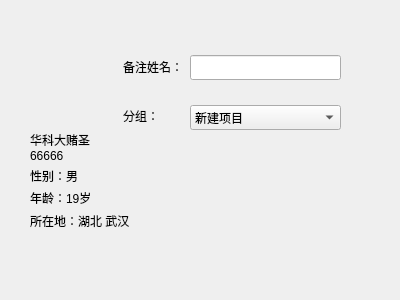
<?xml version="1.0" encoding="UTF-8"?>
<ui version="4.0">
 <class>DivideWindow</class>
 <widget class="QDialog" name="DivideWindow">
  <property name="geometry">
   <rect>
    <x>0</x>
    <y>0</y>
    <width>400</width>
    <height>300</height>
   </rect>
  </property>
  <property name="windowTitle">
   <string>Dialog</string>
  </property>
  <widget class="QPushButton" name="pushButton">
   <property name="geometry">
    <rect>
     <x>166</x>
     <y>270</y>
     <width>101</width>
     <height>23</height>
    </rect>
   </property>
   <property name="text">
    <string/>
   </property>
   <property name="icon">
    <iconset resource="resource.qrc">
     <normaloff>:/images/image/doneBtn.png</normaloff>:/images/image/doneBtn.png</iconset>
   </property>
   <property name="iconSize">
    <size>
     <width>120</width>
     <height>32</height>
    </size>
   </property>
   <property name="flat">
    <bool>true</bool>
   </property>
  </widget>
  <widget class="QPushButton" name="pushButton_2">
   <property name="geometry">
    <rect>
     <x>280</x>
     <y>270</y>
     <width>111</width>
     <height>23</height>
    </rect>
   </property>
   <property name="text">
    <string/>
   </property>
   <property name="icon">
    <iconset resource="resource.qrc">
     <normaloff>:/images/image/cancelBtn.png</normaloff>:/images/image/cancelBtn.png</iconset>
   </property>
   <property name="iconSize">
    <size>
     <width>120</width>
     <height>32</height>
    </size>
   </property>
   <property name="flat">
    <bool>true</bool>
   </property>
  </widget>
  <widget class="QLabel" name="label">
   <property name="geometry">
    <rect>
     <x>123</x>
     <y>51</y>
     <width>61</width>
     <height>31</height>
    </rect>
   </property>
   <property name="text">
    <string>备注姓名：</string>
   </property>
  </widget>
  <widget class="QLabel" name="label_4">
   <property name="geometry">
    <rect>
     <x>123</x>
     <y>110</y>
     <width>54</width>
     <height>12</height>
    </rect>
   </property>
   <property name="text">
    <string>分组：</string>
   </property>
  </widget>
  <widget class="QLineEdit" name="lineEdit">
   <property name="geometry">
    <rect>
     <x>190</x>
     <y>55</y>
     <width>151</width>
     <height>25</height>
    </rect>
   </property>
  </widget>
  <widget class="QComboBox" name="comboBox">
   <property name="geometry">
    <rect>
     <x>190</x>
     <y>105</y>
     <width>151</width>
     <height>25</height>
    </rect>
   </property>
   <item>
    <property name="text">
     <string>新建项目</string>
    </property>
   </item>
   <item>
    <property name="text">
     <string>新建项目</string>
    </property>
   </item>
   <item>
    <property name="text">
     <string>新建项目</string>
    </property>
   </item>
   <item>
    <property name="text">
     <string>新建项目</string>
    </property>
   </item>
   <item>
    <property name="text">
     <string>新建项目</string>
    </property>
   </item>
  </widget>
  <widget class="QLabel" name="label_5">
   <property name="geometry">
    <rect>
     <x>30</x>
     <y>170</y>
     <width>54</width>
     <height>12</height>
    </rect>
   </property>
   <property name="text">
    <string>性别：男</string>
   </property>
  </widget>
  <widget class="QLabel" name="label_6">
   <property name="geometry">
    <rect>
     <x>30</x>
     <y>210</y>
     <width>111</width>
     <height>21</height>
    </rect>
   </property>
   <property name="text">
    <string>所在地：湖北 武汉</string>
   </property>
  </widget>
  <widget class="QLabel" name="label_2">
   <property name="geometry">
    <rect>
     <x>30</x>
     <y>150</y>
     <width>54</width>
     <height>12</height>
    </rect>
   </property>
   <property name="text">
    <string>66666</string>
   </property>
  </widget>
  <widget class="QLabel" name="label_7">
   <property name="geometry">
    <rect>
     <x>30</x>
     <y>190</y>
     <width>71</width>
     <height>16</height>
    </rect>
   </property>
   <property name="text">
    <string>年龄：19岁</string>
   </property>
  </widget>
  <widget class="QLabel" name="label_8">
   <property name="geometry">
    <rect>
     <x>30</x>
     <y>130</y>
     <width>81</width>
     <height>20</height>
    </rect>
   </property>
   <property name="text">
    <string>华科大赌圣</string>
   </property>
  </widget>
  <widget class="QLabel" name="label_9">
   <property name="geometry">
    <rect>
     <x>0</x>
     <y>0</y>
     <width>411</width>
     <height>301</height>
    </rect>
   </property>
   <property name="text">
    <string/>
   </property>
   <property name="pixmap">
    <pixmap resource="resource.qrc">:/images/image/addfriends.png</pixmap>
   </property>
   <property name="scaledContents">
    <bool>true</bool>
   </property>
  </widget>
  <widget class="QLabel" name="label_10">
   <property name="geometry">
    <rect>
     <x>0</x>
     <y>50</y>
     <width>401</width>
     <height>211</height>
    </rect>
   </property>
   <property name="text">
    <string/>
   </property>
   <property name="pixmap">
    <pixmap resource="resource.qrc">:/images/image/whiteBack.png</pixmap>
   </property>
  </widget>
  <widget class="QPushButton" name="faceButton">
   <property name="geometry">
    <rect>
     <x>30</x>
     <y>50</y>
     <width>71</width>
     <height>71</height>
    </rect>
   </property>
   <property name="text">
    <string/>
   </property>
   <property name="iconSize">
    <size>
     <width>71</width>
     <height>71</height>
    </size>
   </property>
   <property name="flat">
    <bool>true</bool>
   </property>
  </widget>
  <zorder>label_9</zorder>
  <zorder>label_10</zorder>
  <zorder>pushButton</zorder>
  <zorder>pushButton_2</zorder>
  <zorder>label</zorder>
  <zorder>label_4</zorder>
  <zorder>lineEdit</zorder>
  <zorder>comboBox</zorder>
  <zorder>label_5</zorder>
  <zorder>label_6</zorder>
  <zorder>label_2</zorder>
  <zorder>label_7</zorder>
  <zorder>label_8</zorder>
  <zorder>faceButton</zorder>
 </widget>
 <resources>
  <include location="resource.qrc"/>
 </resources>
 <connections/>
</ui>
